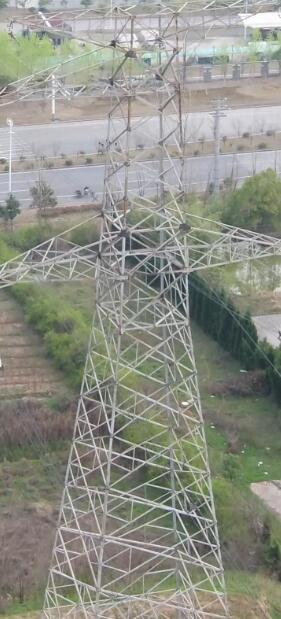
//> input picture 图像处理算法/TowerHogDetect/TowerHogDetect/images/srcImg/tower/01.jpg, 281 x 619 px; its folder holds only this picture in this run
$ ./TowerHog   (built with g++ and OpenCV 4)
//> lines starting //> are read from the running program, lines starting //| are printed output that depends on the picture
/********************************************************************************************************
HOG特征描述符的实现
算法思路:
1)将图片加载入内存，并且利用cvtColor将图像转换为grayImg
2)利用一阶微分算子Sobel函数，分别计算出grayImg图像X方向和Y方向上的一阶微分/梯度图像
3)根据得到的两幅梯度图像(X方向上的梯度图像和Y方向上的梯度图像)，然后利用cartToPolar函数，计算出这
两幅梯度图像所对应的角度矩阵图像angleMat和梯度幅值矩阵图像magnMat
4)将角度矩阵图像angleMat里面的像素强度值归一化为强度范围在[0，9）这9个范围，每一个范围就代表HOG中
的一个bins
5)以角度为为索引，将梯度幅值图像矩阵magnMat按照九个方向的梯度角度拆分为9幅梯度幅值图像矩阵
6)根据这9个角度，每个角度所对应的梯度幅值图像矩阵，并且利用OpenCv中的积分函数integral分别计算出这9
幅图像所对应的积分图像
==============至此，我们9个梯度方向上，分别对应的的9幅梯度幅值积分图已经计算完毕==================
7)计算整幅图像的梯度方向直方图HOG:要计算整幅图像的，需要先计算每个Block的HOG；要计算每个Block的HOG
要先计算每个Cell的HOG
8)计算单个Cell的HOG:由于9个梯度方向上的9张梯度幅值积分图像已经计算出来，所以这一步的计算很简单，只需
要记性加减计算，具体的函数为cacHOGinCell
9)计算单个Block的HOG:将计算出来的4个Cell的HOG组成一个Block的HOG
10)计算整幅图像的HOG:将计算出来的所有的Block的HOG梯度方向直方图的特征向量首尾相接组成一个维度很大的
整幅图像的梯度方向直方图的HOG特征向量，这个特征向量就是整幅图像的梯度方向直方图特征，这个特征
向量也可以被用于SVM的分类
算法难点:
1)积分图像的概念:网上有关积分图像的Blog一大推，但是很多讲的都不准确，最好的办法是看OpenCv的官方文档
关乎积分函数的讲解，可以结合网上的资料看
2)笛卡尔空间坐标和极坐标的转换(关键是理解一些它们之间相互转换的前提条件)
3)L1范数和L2范数:在使用归一化normalize函数时，考虑一些CV_L2到底是向量的L2范数还是矩阵的L2范数，自己
可以推到一下公式
4)关于HOG的论文，没有使用到积分图的概念，其实在HOG中使用积分图像加速了HOG的计算速度，如果使用先计算
梯度，在计算各个区域的梯度方向和梯度幅值的话，这样计算了太大，会导致HOG的性能有所下降
5)还有，这里的每个Cell的大小是20p*20p,每个Block的大小为4个Cell；当然如果用于行人检测的话，也可以使用
其他的3*3或者5*5组合

*****************************************/
#include <opencv2/opencv.hpp>
#include <opencv2/highgui/highgui.hpp>
//#include <opencv2/nonfree/features2d.hpp>
#include <iostream>

// MLP
#include <string>
#include <vector>
#include <opencv2/core.hpp>
#include <opencv2/imgproc.hpp>
#include "opencv2/imgcodecs.hpp"
#include <opencv2/ml.hpp>
#include <time.h>

/*  namespace */
using namespace std;
using namespace cv;
using namespace cv::ml;

/*   define*/
#define NBINS 9   //default is 9
#define THETA 180 / NBINS
#define CELLSIZE 8  // default is 20,8 is better
#define BLOCKSIZE 2 //default is 2
#define R (CELLSIZE * (BLOCKSIZE) * 0.5)

const int  TRAIN_IMG_SVM = 8;
const int  TEST_IMG_SVM = 2;
const int  TRAIN_IMG_ANN = 120;
const int  TEST_IMG_ANN = 27;
const int  CLASS_NUM = 2;
const int  EVERY_CLASS_IMG = 4; // jpg = 18,png = 50
const int  FEATURE_DIM = 21060;

Ptr<SVM> svm = SVM::create();
int BLOCKNUM;

/*  function declear  */
std::vector<Mat> CalculateIntegralHOG(Mat& srcMat);
void cacHOGinCell(cv::Mat& HOGCellMat, cv::Rect roi, std::vector<Mat>& integrals);
cv::Mat getHog(cv::Point pt, std::vector<cv::Mat>& integrals);
Mat cacHOGFeature(cv::Mat srcImage, string srcImgPath);
Mat getTrainTestHOGMat(string is_svm, Mat HOGMat, string train_test, int classNum, int start, int end, bool test);
int imgResize(string path);
int SVM_test(Mat testHOGMat);
int SVM_train(Mat trainHOGMat);
int ANN_MLP_train(Mat HOGMat);
int ANN_MLP_test(Mat HOGMat, int objClass);
int getTestResault(Mat predictionMat, float* data);

/*   用于评价的变量  */
int testRight_0 = 0;
int testRight_1 = 0;
int testRight_2 = 0;

/*  slidingWindow 参数  */
#define slide_W 32
#define slide_H 64
#define slide_stride 100

/********************************************************************************************************
函数功能:
计算积分图像
参数说明:
Mat& srcMat-----------------------存储每个cellHOG特征的行特征向量
2)cv::Rect roi--------------------单个cell的矩形位置
3)std::vector<Mat>& integrals-----存储的9幅积分图像，每一幅积分图像代表一个角度范围或者一个bins
*********************************************************************************************************/
// 计算积分图
std::vector<Mat> CalculateIntegralHOG(Mat& srcMat)
{
	//【1】计算一阶微分的梯度图像
	cv::Mat   sobelMatX;
	cv::Mat   sobelMatY;

	cv::Mat   cannyMatX;
	cv::Mat   cannyMatY;

	// [20 lines of commented-out code are left out]
	cv::Sobel(srcMat, sobelMatX, CV_32F, 1, 0, 3, 0.3, 45);  //原来的参数是 48
	cv::Sobel(srcMat, sobelMatY, CV_32F, 0, 1, 3, 0.3, 35);   // 40
	// [12 lines of commented-out code are left out]

	std::vector<Mat> bins(NBINS);
	for (int i = 0; i < NBINS; i++)
	{
		bins[i] = Mat::zeros(srcMat.size(), CV_32F);
	}
	cv::Mat   magnMat;
	cv::Mat   angleMat;
	//【2】坐标转换,根据每一个点X方向和Y方向上的梯度，实现笛卡尔坐标和极坐标的转换
	cartToPolar(sobelMatX, sobelMatY, magnMat, angleMat, true);
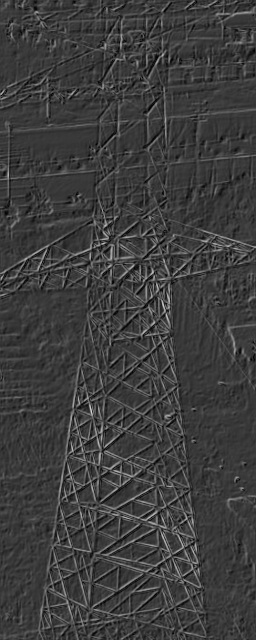
//> magnMat: 640 rows x 256 cols, CV_32FC1; min 0.316, max 211.2, mean 61.8
	//【3】下面这这两行代码起始是做安全处理的，因为在将笛卡尔坐标转换为极坐标之后，角度的范围在[0,360]
	//     下面这两行代码让所有的角度收缩在[0,180]这个返回
	add(angleMat, Scalar(180), angleMat, angleMat<0);                //如果angleMat<0，则加180
	add(angleMat, Scalar(-180), angleMat, angleMat >= 180);          //如果angleMat>=180，则减180
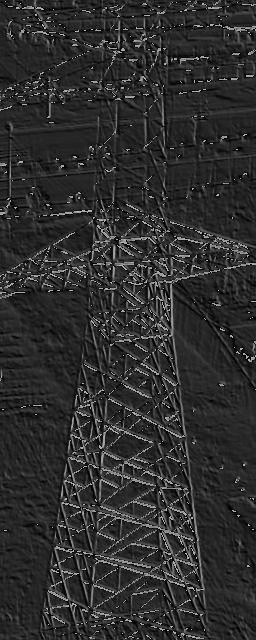
//> angleMat: 640 rows x 256 cols, CV_32FC1; min 0.0628, max 180, mean 46.5
	//【4】下面这行代码将角度矩阵转换为一个灰度值范围在[0,9]之间的图像
	angleMat /= THETA;
	// [17 lines of commented-out code are left out]
	for (int y = 0; y < srcMat.rows; y++)
	{
		for (int x = 0; x < srcMat.cols; x++)
		{
			int ind = angleMat.at<float>(y, x); // ind表示当前像素梯度在第几个bin
			bins[ind].at<float>(y, x) += magnMat.at<float>(y, x);
		}
	}
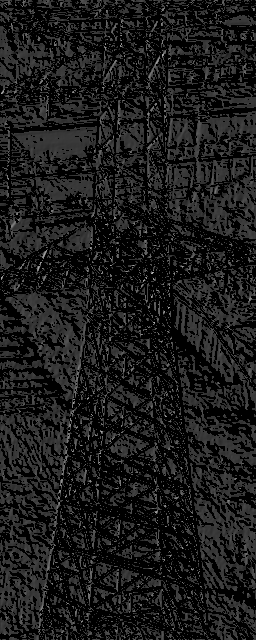
//> bins[1]: 640 rows x 256 cols, CV_32FC1; min 0, max 185.2, mean 26.6
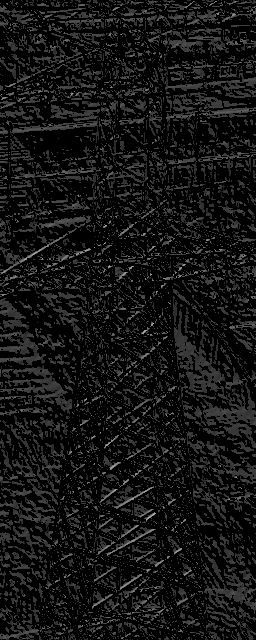
//> bins[2]: 640 rows x 256 cols, CV_32FC1; min 0, max 188.5, mean 19.8
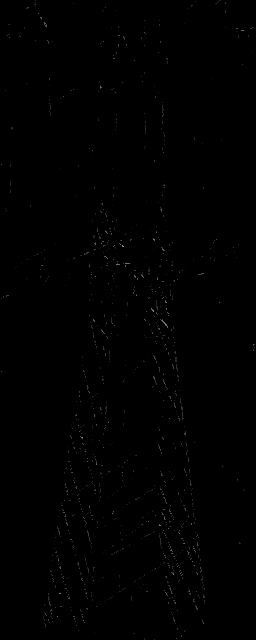
//> bins[5]: 640 rows x 256 cols, CV_32FC1; min 0, max 154.7, mean 0.6
	//【6】根据上面生成的9张不同角度的梯度幅值矩阵生成9张不同的梯度幅值的积分图像，至此以后，
	//     积分图像的每一点就代表：这一点左上角所有梯度幅值之和；生成的9幅积分图也就是9个
	//     bins，不同bins上的HOG强度
	std::vector<Mat> integrals(NBINS);
	for (int i = 0; i < NBINS; i++)
	{
		integral(bins[i], integrals[i]);
	}
	//积分图是什么？往下看
	return integrals;
}
/********************************************************************************************************
函数功能:
计算单个cell HOG特征
参数说明:
1)cv::Mat& HOGCellMat-------------存储每个cellHOG特征的行特征向量
2)cv::Rect roi--------------------单个cell的矩形位置
3)std::vector<Mat>& integrals-----存储的9幅积分图像，每一幅积分图像代表一个角度范围或者一个bins
*********************************************************************************************************/
void cacHOGinCell(cv::Mat& HOGCellMat, cv::Rect roi, std::vector<Mat>& integrals)
{
	//【1】通过9幅积分图像快速实现HOG的计算，HOG这个直方图有9个bins，每个bins就对应一张积分图像
	int x0 = roi.x;                              //确定单个矩形cell的左上角点坐标
	int y0 = roi.y;
	int x1 = x0 + roi.width;
	int y1 = y0 + roi.height;                    //确定单个矩形cell的右下角点坐标

	for (int i = 0; i <NBINS; i++)
	{
		//【2】根据矩形的左上角点和右下角点的坐标
		cv::Mat integral = integrals[i];

		float a = integral.at<double>(y0, x0);
		float b = integral.at<double>(y1, x1);
		float c = integral.at<double>(y0, x1);
		float d = integral.at<double>(y1, x0);

		HOGCellMat.at<float>(0, i) = b - c - d + a;//每循环一次，计算一个梯度方向上的HOG特征，其实就是
		//每循环一次，就计算梯度方向直方图上的一个bins
	}
}
/****
获取当前窗口的HOG直方图----此块其实就是在计算单个Block的HOG梯度方向直方图
1)cv::Point pt--------------------单个Block的中心点坐标
2)std::vector<cv::Mat>& integrals-----存储的9幅积分图像，每一幅积分图像代表一个角度范围或者一个bins
**********/
cv::Mat getHog(cv::Point pt, std::vector<cv::Mat>& integrals)
{
	if (pt.x - R<0 || pt.y - R<0 || pt.x + R >= integrals[0].cols || pt.y + R >= integrals[0].rows)
	{
		return cv::Mat();
	}
	//【1】BLOCK的HOG直方图---具体的来说，BLOCKSIZE*BLOCKSIZE即4个cell的HOG特征直方图特征向量
	//     组成一个BLOCK的HOG特征直方图的特征向量
	cv::Mat    hist(cv::Size(NBINS*BLOCKSIZE*BLOCKSIZE, 1), CV_32F);
	cv::Point  t1(0, pt.y - R);
	int c = 0;
	//【2】遍历块:通过下面这两个循环，就遍历了4个cell，并且将4个cell的HOG特征向量组成了一个
	//     维数比较大的BLOCK的HOG特征向量
	for (int i = 0; i<BLOCKSIZE; i++)
	{
		t1.x = pt.x - R;
		for (int j = 0; j<BLOCKSIZE; j++)
		{
			//【3】获取当前窗口，进行局部HOG直方图计算
			cv::Rect roi(t1, t1 + cv::Point(CELLSIZE, CELLSIZE));
			cv::Mat  hist_temp = hist.colRange(c, c + NBINS);
			//【4】根据roi确定的矩形区域，计算单个cell的HOG直方图(其本质就是一个行特征向量)
			cacHOGinCell(hist_temp, roi, integrals);
			t1.x += CELLSIZE;
			c += NBINS;
		}
		t1.y = CELLSIZE;
	}//for i
	//【3】利用范数2进行归一化
	cv::normalize(hist, hist, 1, 0, NORM_L2);
	return hist;
}

//计算整幅图像的HOG梯度方向直方图---HOG特征，并把整幅图HOG特征描述放入指定矩阵中
Mat cacHOGFeature(cv::Mat srcImage, string srcImgPath)
{
	cv::Mat          grayImage;

	cv::cvtColor(srcImage, grayImage, CV_RGB2GRAY);
	grayImage.convertTo(grayImage, CV_8UC1);// 变成单通道的灰度图

	 std::vector<Mat> HOGFeatureVector;
	// 如果定义全局的HOGMatVector，便于在svmtrain中获取其大小，但需要
	// HOGMatVector.clear();
	 cout << " 函数内：" << HOGFeatureVector.size() << endl;

	//【1】9个不同梯度方向上的9张梯度幅值的积分图像的生成
	std::vector<Mat> integrals = CalculateIntegralHOG(grayImage);
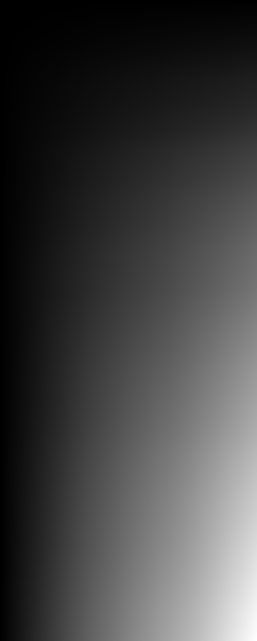
//> integrals[1]: 641 rows x 257 cols, CV_64FC1; min 0, max 4355943.2, mean 1122314.8; drawn with min black and max white
	Mat image = grayImage.clone();   //在灰度图上画出HOG特征可视化
	//Mat image(srcImage.rows, srcImage.cols, CV_8UC4);
	image *= 0;
//> image: 640 rows x 256 cols, CV_8UC1; every value is 0
	//【2】遍历全图像，计算最终的梯度方向直方图HOG
	cv::Mat HOGBlockMat(Size(NBINS, 1), CV_32F);
	for (int y = CELLSIZE / 2; y < grayImage.rows; y += CELLSIZE)
	{
		for (int x = CELLSIZE / 2; x < grayImage.cols; x += CELLSIZE)
		{
			//【3】获取当前窗口HOG，其实当前的窗口就是一个Block，每个Block由4个cell组成，每个Cell为20*20
			//     此块，计算的就是单个Block的梯度方向直方图HOG
			cv::Mat hist = getHog(Point(x, y), integrals);
			if (hist.empty())
				continue;
			HOGBlockMat = Scalar(0);
			for (int i = 0; i < NBINS; i++)
			{
				for (int j = 0; j < BLOCKSIZE; j++)
				{
					HOGBlockMat.at<float>(0, i) += hist.at<float>(0, i + j*NBINS);
				}
			}
			//【4】L2范数归一化:对其得到的每个Block的的矩阵进行L2范数归一化，使其转变为一个Block的HOG特征向量
			normalize(HOGBlockMat, HOGBlockMat, 1, 0, CV_L2);
			//【5】最后，每得到一个Block的HOG特征向量就存入HOGMatVector，这个HOGMatVector其实就是整个图像的HOG特征向量，
			//     当然，现在这个HOGMatVector还是个二维数组的形式，如果想要利用SVM对其进行分类的话，还需要将其拉伸为一
			//     维特征向量
			HOGFeatureVector.push_back(HOGBlockMat);
			Point center(x, y);
			//【6】绘制HOG特征图
			for (int i = 0; i < NBINS; i++)
			{
				double theta = (i * THETA) * CV_PI / 180.0;
				Point rd(CELLSIZE*0.5*cos(theta), CELLSIZE*0.5*sin(theta));
				Point rp = center - rd;
				Point lp = center + rd;
				//line(image, rp, lp, Scalar(255 * HOGBlockMat.at<float>(0, i), 255, 255));
				line(image, rp, lp, Scalar(255* HOGBlockMat.at<float>(0, i), 0, 0));
			}
		}
	}
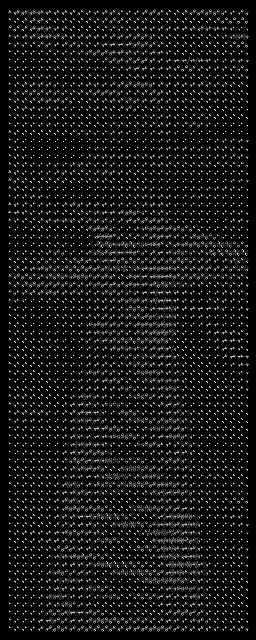
//> image: 640 rows x 256 cols, CV_8UC1; min 0, max 255, mean 21.7
//> after the loop, HOGBlockMat = [0.244, 0.675, 0.668, 0.196, 0.0109, 0, 0, 0, -3.9e-06]
	cout << "在原灰度图上显示HOG特征图：" << endl;
	imshow("HOG特征可视化：", image);
	waitKey(0);
	BLOCKNUM = HOGFeatureVector.size();
//> BLOCKNUM = 2340
	cout << "HOG特征维度即blockNumbe为：" << HOGFeatureVector.size() << endl;
//| HOG特征维度即blockNumbe为：2340
	cout <<"BLOCKNUM*NBINS is "<< BLOCKNUM*NBINS << endl;
//| BLOCKNUM*NBINS is 21060
	cout << "所设置的特征维度FEATURE_DIM大小为：" << FEATURE_DIM << endl;
	// HOGFeatureVector转换成HOGFeatureMat存储，拉直
	Mat HOGFeatureMat(1, NBINS * BLOCKNUM, CV_32FC1);
	for (int m = 0; m < BLOCKNUM; m++)
	{
		for (int n = 0; n < NBINS; n++)
		{
			int index = m * NBINS + n;
			HOGFeatureMat.at<float>(0, index) = HOGFeatureVector[m].at<float>(0, n);
			//cout << HOGFeatureMat.at<float>(0, index) << endl;
		}
	}
	return HOGFeatureMat; //返回每张图像的整个特征矩阵
}

// MLP function

//得到用于训练或者测试的特征矩阵
Mat getTrainTestHOGMat(string is_svm,Mat HOGMat, string train_test, int classNum, int start, int end, bool test )
{
	int smpW = FEATURE_DIM;// NBINS * BLOCKNUM;
	int smpH = 1;
	// 准备待训练的HOG特征描述矩阵
	//Mat HOGMat(TRAIN_IMG_ALL, smpW * smpH, CV_32FC1);
	for (int i = 0; i < classNum; i++)
	{
		for (int j = start; j < end; j++)
		{
			string path = format("images\\srcImg\\tower\\%s\\%d%d.jpg", train_test.c_str(), i, j);
			string name = format("tower\\%s\\%d%d.jpg", train_test.c_str(), i, j);
			cout << name << endl;
			// 将图像resize到指定大小
			imgResize(path);

			Mat image = imread(path);
			if (image.empty())
			{
				cout << "没有读取到图像" << endl;
				return Mat();
			}
			namedWindow(name, WINDOW_KEEPRATIO);
			imshow(name, image);
			waitKey(0);
			Mat HOGFeatureMat = cacHOGFeature(image, name);
			cout << "获取到了HOGMatVector,vector大小为：" << BLOCKNUM << endl;
//| 获取到了HOGMatVector,vector大小为：2340
			int index;
			if (train_test == "train")
			{
				index = i * (end - start) + j - start;  //index计算有错误，后面应该再加上i
				float* Data = HOGMat.ptr<float>(index);
				cout << "将提取第" << index + 1 << "张图像的HOG特征，并将其存入待训练矩阵中" << endl;
			}
			if (train_test == "test")
			{
				index = 0;
				float* Data = HOGMat.ptr<float>(index);
				cout << "识别输入的图像的特征" << endl;
			}
			cout << " HOGMat.rows =  "<<HOGMat.rows <<"\t"<< "HOGMat.cols = "<< HOGMat.cols << endl;
		//	cout << "---------------------------" << endl;
			for (int n = 0; n < FEATURE_DIM; n++)
			{
				HOGMat.at<float>(index, n) = HOGFeatureMat.at<float>(0, n);
			}
			if (test)
			{
				if (is_svm == "SVM")
					 SVM_test(HOGMat);
				if(is_svm == "ANN")
					ANN_MLP_test(HOGMat,i);
			}
		}
	}
	return HOGMat;
}

int SVM_train(Mat trainHOGMat)
{
	//训练 CLASS_NUM 类数据，每类 EVERY_CLASS_NUM 张
	int labels[TRAIN_IMG_SVM] = { 0, 0, 0, 0, 1, 1, 1, 1 };
	Mat labelsMat(TRAIN_IMG_SVM, 1, CV_32SC1, labels);  //将label变成矩阵的形式，数据类型要为CV_32SC1
	Ptr<SVM> svm = SVM::create();
	svm->setType(SVM::C_SVC);
	svm->setKernel(SVM::LINEAR);
	svm->setTermCriteria(TermCriteria(TermCriteria::MAX_ITER, 1000, 1e-6)); //训练终止条件

	//设置训练数据
//> (the run ends here: the program stops with an error, at `Ptr<TrainData> train_data = TrainData::create(trainHOGMat, ROW_SAMPLE,..`)
